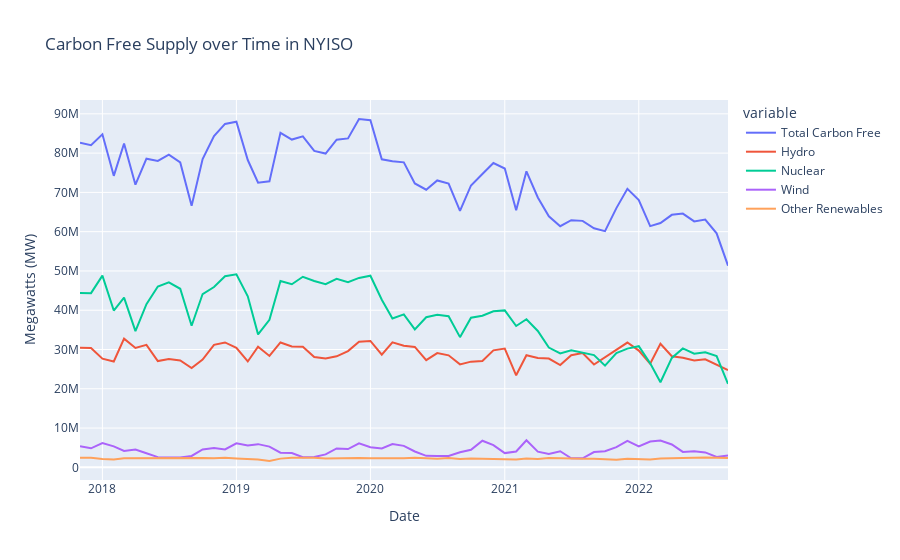

Write notebook code for a chart like this one.
### Code cell
carbon_free = ["Hydro", "Nuclear", "Wind", "Other Renewables"]
data["Total Carbon Free"] = data[carbon_free].sum(axis=1)
fig = px.line(data, x="Time", y=["Total Carbon Free"] + carbon_free, title="Carbon Free Supply over Time in NYISO")
fig.update_layout(
    xaxis_title="Date", yaxis_title="Megawatts (MW)"
)
fig.show()
